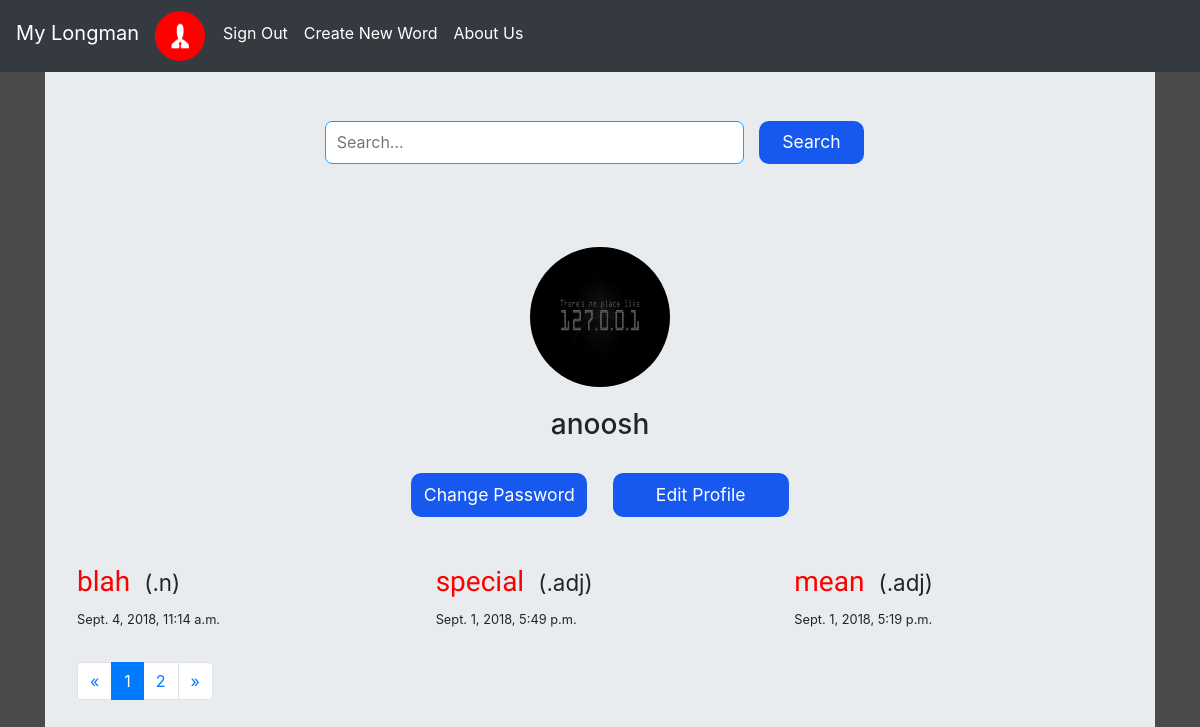
The page /accounting/anoosh/ (signed in) on the database as committed earlier.
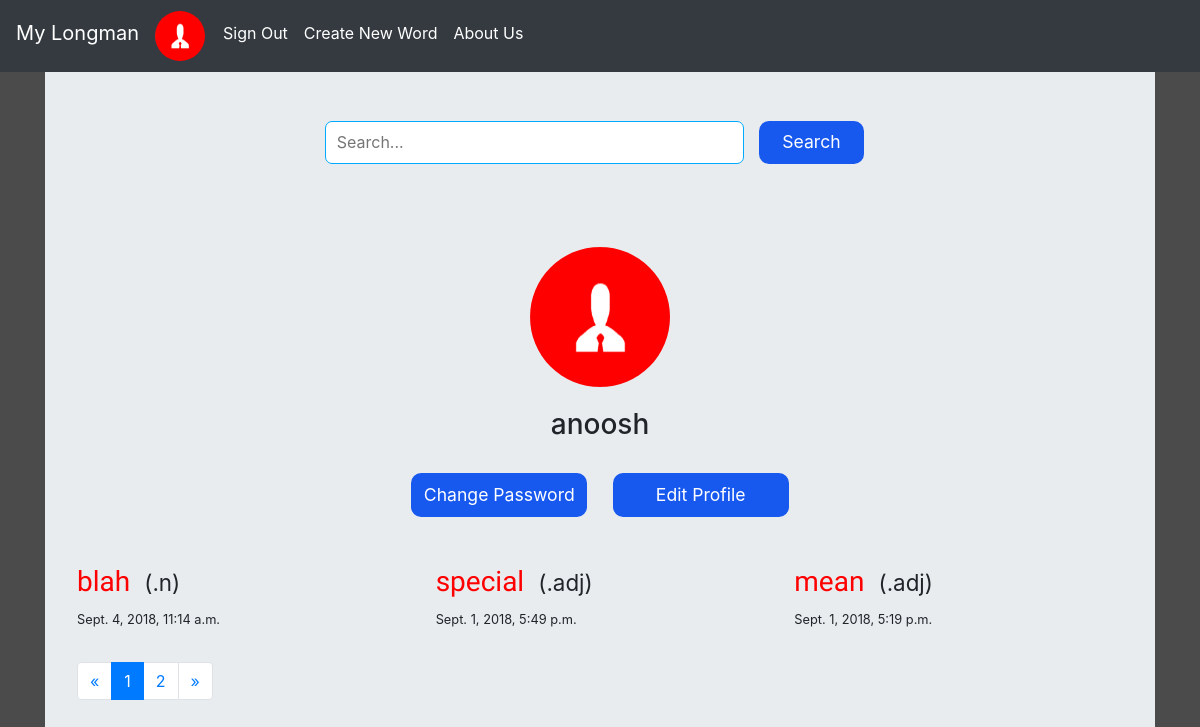
The same page on the database as committed later.
### accounting/models.py (models this page shows)
class myuser(AbstractUser):
    first_name = models.CharField(max_length = 30)
    email = models.EmailField(max_length = 70, unique = True)
    profile_pic = models.ImageField(default = 'default.png')

### accounting/views.py (the view)
# urls.py: re_path(r'^(?P<username>[\w.@+-]+)/$', UserDetail.as_view(), name='UserDetail')
class UserDetail(LoginRequiredMixin, DetailView):
    login_url = 'accounting:signin'
    queryset = myuser.objects.all()
    template_name = 'accounting/detail.html'
    slug_field = 'username'
    slug_url_kwarg = 'username'
    model = myuser
    context_object_name = 'person'
    def get_context_data(self, *args, **kwargs):
        context = super(UserDetail, self).get_context_data(*args, **kwargs)
        print(kwargs)
        qs = word.objects.filter(user__username__iexact=self.kwargs.get("username")).order_by('-date')
        if self.request.GET.get('q'):
            print(qs.search(self.request.GET.get('q')))
            qs = qs.search(self.request.GET.get('q'))
            context['words'] = qs
        else:
            context['words'] = qs
        print(self.request.GET.get('q'))
        print(qs)
        paginated = Paginator(qs,3)
        if paginated.num_pages == 1:
            context['is_paginated'] = False
        else:
            context['is_paginated'] = True
            context['paginator'] = paginated
            if self.request.GET.get('page') == None:
                page = paginated.page(1)
                context['page_obj'] = page
            else:
                page = paginated.page(self.request.GET.get('page'))
                context['page_obj'] = page
            context['object_list'] = page.object_list
            context['words'] = page.object_list
        print(context)
        return context

### words/models.py (called while the page is built)
    def get_queryset(self):
        return WordQueryset(self.model, using=self.db)

    def __str__(self):
        return self.spell

### accounting/templates/accounting/detail.html (shortened to what this page needs)
{% extends 'base_layout.html'%}
{% block imp %}
<link rel="stylesheet" href="/static/profile.css">
{% endblock imp %}
{% block content %}
<form action="." method="GET" class="search_form">
    <input type="text" placeholder="Search..." name="q" class="search" value="{{request.GET.q}}">
    <input type="submit" value="Search" class="submite">
</form>
<div class="text-center">
    <a href="{% url 'accounting:UserDetail' username=person.username %}">
        <img src="{{person.profile_pic.url}}" class="profile">
    </a>
    <h3 class="greeting">{{person.username}}</h3>
</div>
<div class="text-center">
    <a href="{% url 'accounting:passchange' username=user.username %}"><button class="submit">Change Password</button></a>
    <a href="{% url 'accounting:UserEdit' username=user.username %}"><button class="submit">Edit Profile</button></a>
</div>
<div class="row">
     {% for word in words %}
        <div class="col-6 col-md-4" id="element">
            <h3>
                <a href="{%url 'words:detailword' slug=word.slug%}" id="spell">{{word.spell}}</a>
                <small id="mood">({{word.mood}})</small>
            </h3>
            <small>{{word.date}}</small>
        </div>
    {% endfor %}
</div>
    <div class="text-center">
        <nav aria-label="Page navigation example" style="margin-top: 2%;">
            {% if is_paginated %}
            <ul class="pagination">
                {% if page_obj.has_previous %}
                <li class="page-item">
                    <a href="?page={{ page_obj.previous_page_number }}&q={{request.GET.q}}" class="page-link" aria-label="Previous">
                        <span aria-hidden="true">&laquo;</span>
                        <span class="sr-only">Previous</span>
                    </a>
                </li>
                {% else %}
                <li class="page-item">
                    <a class="page-link" href="?page=1&q={{request.GET.q}}" aria-label="Next">
                        <span aria-hidden="true">&laquo;</span>
                    </a>
                </li>
                {% endif %} {% for i in paginator.page_range %} {% if page_obj.number == i %}
                <li class="page-item active">
                    <a href="?page={{ i }}&q={{request.GET.q}}" class="page-link">{{ i }}
                    </a>
                </li>
                {% else %}
                <li class="page-item">
                    <a href="?page={{ i }}&q={{request.GET.q}}" class="page-link">{{ i }}</a>
                </li>
                {% endif %} {% endfor %} {% if page_obj.has_next %}
                <li class="page-item">
                    <a href="?page={{ page_obj.next_page_number }}&q={{request.GET.q}}" class="page-link">&raquo;</a>
                </li>
                {% endif %}
            </ul>
            {% endif %}
        </nav>
    </div>
{% endblock %}

Rows that differ between the two databases and show on the page:
changed myuser "anoosh": profile_pic: picture removed, a placeholder shows
